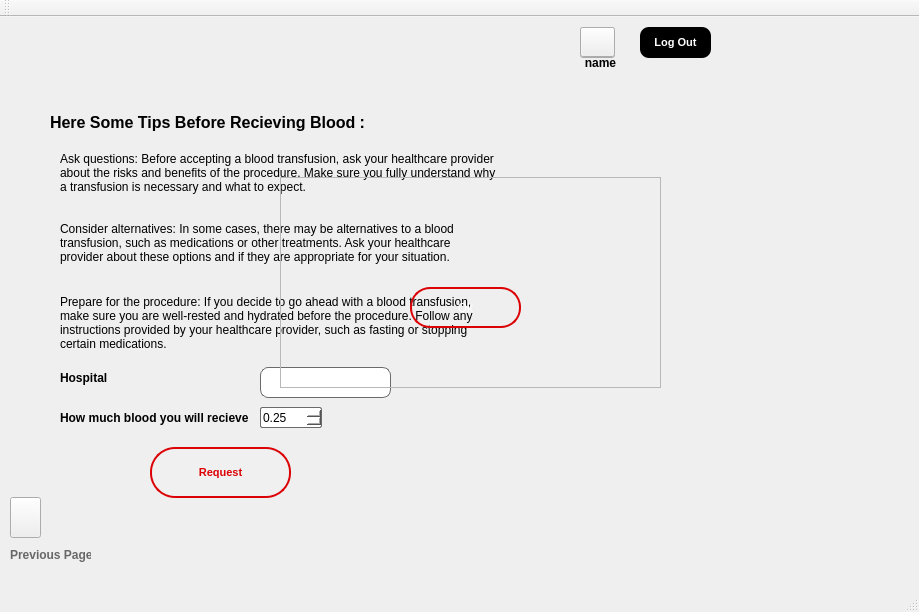
<?xml version="1.0" encoding="UTF-8"?>
<ui version="4.0">
 <class>BloodRequestClass</class>
 <widget class="QMainWindow" name="BloodRequestClass">
  <property name="geometry">
   <rect>
    <x>0</x>
    <y>0</y>
    <width>919</width>
    <height>612</height>
   </rect>
  </property>
  <property name="windowTitle">
   <string>Blood Bank Management System</string>
  </property>
  <property name="windowIcon">
   <iconset resource="RecipientReg.qrc">
    <normaloff>:/RecipientReg/toppng.com-blood-donation-png-picture-blood-donation-logo-3209x3905.png</normaloff>:/RecipientReg/toppng.com-blood-donation-png-picture-blood-donation-logo-3209x3905.png</iconset>
  </property>
  <property name="styleSheet">
   <string notr="true"/>
  </property>
  <widget class="QWidget" name="centralWidget">
   <widget class="QLabel" name="name">
    <property name="geometry">
     <rect>
      <x>0</x>
      <y>0</y>
      <width>921</width>
      <height>561</height>
     </rect>
    </property>
    <property name="styleSheet">
     <string notr="true"/>
    </property>
    <property name="text">
     <string/>
    </property>
    <property name="pixmap">
     <pixmap resource="RecipientReg.qrc">:/RecipientReg/profile.jpg</pixmap>
    </property>
    <property name="scaledContents">
     <bool>true</bool>
    </property>
   </widget>
   <widget class="QPushButton" name="accountF">
    <property name="geometry">
     <rect>
      <x>580</x>
      <y>10</y>
      <width>35</width>
      <height>30</height>
     </rect>
    </property>
    <property name="font">
     <font>
      <pointsize>7</pointsize>
     </font>
    </property>
    <property name="cursor">
     <cursorShape>PointingHandCursor</cursorShape>
    </property>
    <property name="styleSheet">
     <string notr="true">border-image:url(:/RecipientReg/—Pngtree—includes set of avatars icons_8537422 (1).png);</string>
    </property>
    <property name="text">
     <string/>
    </property>
   </widget>
   <widget class="QLabel" name="user">
    <property name="geometry">
     <rect>
      <x>560</x>
      <y>30</y>
      <width>81</width>
      <height>31</height>
     </rect>
    </property>
    <property name="font">
     <font>
      <bold>true</bold>
     </font>
    </property>
    <property name="text">
     <string>name</string>
    </property>
    <property name="alignment">
     <set>Qt::AlignCenter</set>
    </property>
   </widget>
   <widget class="QPushButton" name="logout">
    <property name="geometry">
     <rect>
      <x>640</x>
      <y>10</y>
      <width>71</width>
      <height>31</height>
     </rect>
    </property>
    <property name="font">
     <font>
      <family>Arial</family>
      <pointsize>8</pointsize>
      <italic>false</italic>
      <bold>true</bold>
     </font>
    </property>
    <property name="cursor">
     <cursorShape>PointingHandCursor</cursorShape>
    </property>
    <property name="toolTip">
     <string>&lt;html&gt;&lt;head/&gt;&lt;body&gt;&lt;p align=&quot;center&quot;&gt;&lt;br/&gt;&lt;/p&gt;&lt;/body&gt;&lt;/html&gt;</string>
    </property>
    <property name="styleSheet">
     <string notr="true">background-color:black;
border-style:solid;
border-width:0px;
border-color: rgb(220, 3, 6);
border-radius:9px;
color: white;
font: 700 8pt &quot;Arial&quot;;</string>
    </property>
    <property name="text">
     <string>Log Out</string>
    </property>
    <property name="checkable">
     <bool>false</bool>
    </property>
    <property name="autoDefault">
     <bool>false</bool>
    </property>
    <property name="default">
     <bool>false</bool>
    </property>
    <property name="flat">
     <bool>false</bool>
    </property>
   </widget>
   <widget class="QPushButton" name="accountM">
    <property name="geometry">
     <rect>
      <x>580</x>
      <y>10</y>
      <width>35</width>
      <height>31</height>
     </rect>
    </property>
    <property name="font">
     <font>
      <pointsize>7</pointsize>
     </font>
    </property>
    <property name="cursor">
     <cursorShape>PointingHandCursor</cursorShape>
    </property>
    <property name="styleSheet">
     <string notr="true">border-image:url(:/RecipientReg/—Pngtree—includes set of avatars icons_8537422 (2).png)</string>
    </property>
    <property name="text">
     <string/>
    </property>
   </widget>
   <widget class="QPushButton" name="request">
    <property name="geometry">
     <rect>
      <x>150</x>
      <y>430</y>
      <width>141</width>
      <height>51</height>
     </rect>
    </property>
    <property name="font">
     <font>
      <family>Arial</family>
      <pointsize>8</pointsize>
      <italic>false</italic>
      <bold>true</bold>
     </font>
    </property>
    <property name="cursor">
     <cursorShape>PointingHandCursor</cursorShape>
    </property>
    <property name="toolTip">
     <string>&lt;html&gt;&lt;head/&gt;&lt;body&gt;&lt;p align=&quot;center&quot;&gt;&lt;br/&gt;&lt;/p&gt;&lt;/body&gt;&lt;/html&gt;</string>
    </property>
    <property name="styleSheet">
     <string notr="true">background-color:rgb(240, 240, 240);
border-style:solid;
border-width:2px;
border-color: rgb(220, 3, 6);
border-radius:25px;
color: rgb(220, 3, 6);
font: 700 8pt &quot;Arial&quot;;</string>
    </property>
    <property name="text">
     <string>Request</string>
    </property>
    <property name="checkable">
     <bool>false</bool>
    </property>
    <property name="autoDefault">
     <bool>false</bool>
    </property>
    <property name="default">
     <bool>false</bool>
    </property>
    <property name="flat">
     <bool>false</bool>
    </property>
   </widget>
   <widget class="QFrame" name="pop_2">
    <property name="geometry">
     <rect>
      <x>280</x>
      <y>160</y>
      <width>381</width>
      <height>211</height>
     </rect>
    </property>
    <property name="styleSheet">
     <string notr="true">border-image:url(:/RecipientReg/request.png)
</string>
    </property>
    <property name="frameShape">
     <enum>QFrame::StyledPanel</enum>
    </property>
    <property name="frameShadow">
     <enum>QFrame::Raised</enum>
    </property>
    <widget class="QPushButton" name="ok">
     <property name="geometry">
      <rect>
       <x>130</x>
       <y>110</y>
       <width>111</width>
       <height>41</height>
      </rect>
     </property>
     <property name="cursor">
      <cursorShape>PointingHandCursor</cursorShape>
     </property>
     <property name="styleSheet">
      <string notr="true">border-image:url(:/RecipientReg/Rectanglered.png);
border-style:solid;
border-width:2px;
border-color: rgb(220, 3, 6);
border-radius:20px;
color: white;
font: 700 8pt &quot;Arial&quot;;</string>
     </property>
     <property name="text">
      <string>Ok</string>
     </property>
    </widget>
   </widget>
   <widget class="QDoubleSpinBox" name="quant">
    <property name="geometry">
     <rect>
      <x>260</x>
      <y>390</y>
      <width>62</width>
      <height>21</height>
     </rect>
    </property>
    <property name="styleSheet">
     <string notr="true">background-color:white;
border-style:solid;
border-width:1px;
border-color: rgb(106, 106, 106);
border-radius:2px;
color:rgb(0, 0, 0);
font: 700 8pt &quot;Arial&quot;;</string>
    </property>
    <property name="minimum">
     <double>0.250000000000000</double>
    </property>
    <property name="maximum">
     <double>5.000000000000000</double>
    </property>
    <property name="singleStep">
     <double>0.500000000000000</double>
    </property>
   </widget>
   <widget class="QLineEdit" name="hos">
    <property name="geometry">
     <rect>
      <x>260</x>
      <y>350</y>
      <width>131</width>
      <height>31</height>
     </rect>
    </property>
    <property name="styleSheet">
     <string notr="true">background-color:white;
border-style:solid;
border-width:1px;
border-color: rgb(106, 106, 106);
border-radius:8px;
color: black;
font: 700 8pt &quot;Arial&quot;;</string>
    </property>
   </widget>
   <widget class="QLabel" name="label">
    <property name="geometry">
     <rect>
      <x>50</x>
      <y>90</y>
      <width>321</width>
      <height>31</height>
     </rect>
    </property>
    <property name="font">
     <font>
      <pointsize>12</pointsize>
      <bold>true</bold>
     </font>
    </property>
    <property name="text">
     <string>Here Some Tips Before Recieving Blood :</string>
    </property>
   </widget>
   <widget class="QLabel" name="label_2">
    <property name="geometry">
     <rect>
      <x>60</x>
      <y>130</y>
      <width>441</width>
      <height>51</height>
     </rect>
    </property>
    <property name="text">
     <string>Ask questions: Before accepting a blood transfusion, ask your healthcare provider
about the risks and benefits of the procedure. Make sure you fully understand why 
a transfusion is necessary and what to expect.</string>
    </property>
   </widget>
   <widget class="QLabel" name="label_3">
    <property name="geometry">
     <rect>
      <x>60</x>
      <y>200</y>
      <width>441</width>
      <height>51</height>
     </rect>
    </property>
    <property name="text">
     <string>Consider alternatives: In some cases, there may be alternatives to a blood 
transfusion, such as medications or other treatments. Ask your healthcare 
provider about these options and if they are appropriate for your situation.</string>
    </property>
   </widget>
   <widget class="QLabel" name="label_4">
    <property name="geometry">
     <rect>
      <x>60</x>
      <y>270</y>
      <width>441</width>
      <height>71</height>
     </rect>
    </property>
    <property name="text">
     <string>Prepare for the procedure: If you decide to go ahead with a blood transfusion, 
make sure you are well-rested and hydrated before the procedure. Follow any 
instructions provided by your healthcare provider, such as fasting or stopping 
certain medications.</string>
    </property>
   </widget>
   <widget class="QLabel" name="label_5">
    <property name="geometry">
     <rect>
      <x>60</x>
      <y>340</y>
      <width>81</width>
      <height>41</height>
     </rect>
    </property>
    <property name="font">
     <font>
      <pointsize>9</pointsize>
      <bold>true</bold>
     </font>
    </property>
    <property name="text">
     <string>Hospital</string>
    </property>
   </widget>
   <widget class="QLabel" name="label_6">
    <property name="geometry">
     <rect>
      <x>60</x>
      <y>380</y>
      <width>191</width>
      <height>41</height>
     </rect>
    </property>
    <property name="font">
     <font>
      <pointsize>9</pointsize>
      <bold>true</bold>
     </font>
    </property>
    <property name="text">
     <string>How much blood you will recieve</string>
    </property>
   </widget>
   <widget class="QLabel" name="label_7">
    <property name="geometry">
     <rect>
      <x>120</x>
      <y>490</y>
      <width>221</width>
      <height>31</height>
     </rect>
    </property>
    <property name="styleSheet">
     <string notr="true">color:transparent</string>
    </property>
    <property name="text">
     <string>Blood request completed,Thank you.</string>
    </property>
   </widget>
   <widget class="QPushButton" name="back">
    <property name="geometry">
     <rect>
      <x>10</x>
      <y>480</y>
      <width>31</width>
      <height>41</height>
     </rect>
    </property>
    <property name="styleSheet">
     <string notr="true">border-image:url(:/RecipientReg/pngwing.com (57).png)</string>
    </property>
    <property name="text">
     <string/>
    </property>
   </widget>
   <widget class="QLabel" name="label_8">
    <property name="geometry">
     <rect>
      <x>10</x>
      <y>530</y>
      <width>81</width>
      <height>16</height>
     </rect>
    </property>
    <property name="font">
     <font>
      <bold>true</bold>
     </font>
    </property>
    <property name="styleSheet">
     <string notr="true">color:rgb(104, 104, 104)</string>
    </property>
    <property name="text">
     <string>Previous Page</string>
    </property>
   </widget>
   <zorder>name</zorder>
   <zorder>request</zorder>
   <zorder>label</zorder>
   <zorder>label_2</zorder>
   <zorder>label_3</zorder>
   <zorder>label_4</zorder>
   <zorder>label_5</zorder>
   <zorder>label_6</zorder>
   <zorder>hos</zorder>
   <zorder>quant</zorder>
   <zorder>pop_2</zorder>
   <zorder>label_7</zorder>
   <zorder>accountM</zorder>
   <zorder>accountF</zorder>
   <zorder>logout</zorder>
   <zorder>user</zorder>
   <zorder>back</zorder>
   <zorder>label_8</zorder>
  </widget>
  <widget class="QMenuBar" name="menuBar">
   <property name="geometry">
    <rect>
     <x>0</x>
     <y>0</y>
     <width>919</width>
     <height>22</height>
    </rect>
   </property>
  </widget>
  <widget class="QToolBar" name="mainToolBar">
   <attribute name="toolBarArea">
    <enum>TopToolBarArea</enum>
   </attribute>
   <attribute name="toolBarBreak">
    <bool>false</bool>
   </attribute>
  </widget>
  <widget class="QStatusBar" name="statusBar"/>
 </widget>
 <layoutdefault spacing="6" margin="11"/>
 <resources>
  <include location="RecipientReg.qrc"/>
 </resources>
 <connections/>
</ui>
